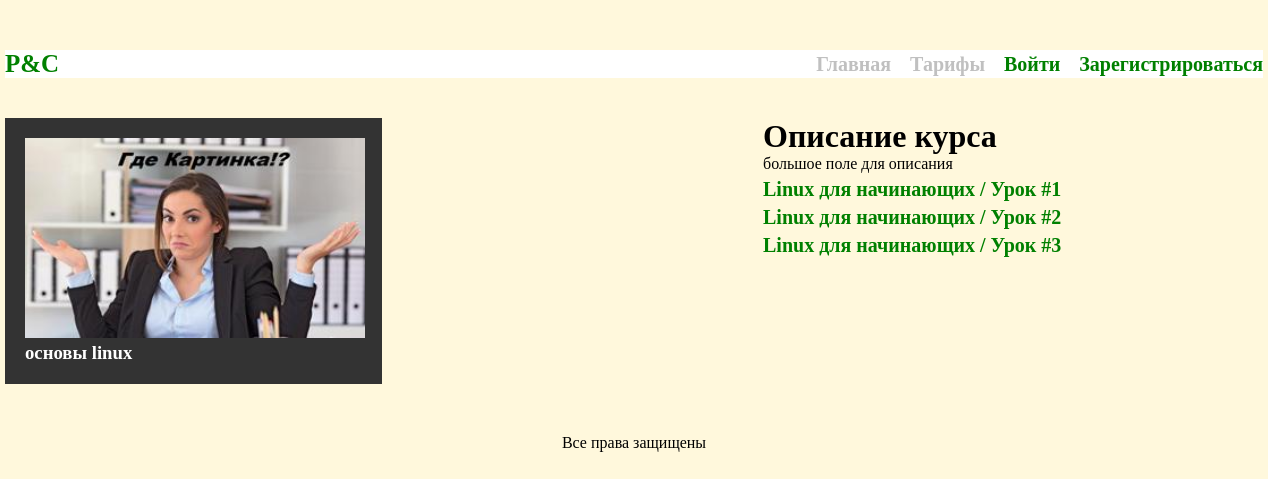
Screenshot of /course/linux/ with the database file from the repository.
### courses/models.py (models this page shows, shortened)
class Course(models.Model):
    slug = models.SlugField("Уникальное название курса",unique=True)
    title = models.CharField("Название курса",max_length=100)
    desc = models.TextField("Описание курса")
    image = models.ImageField("Изображение",default="default.jpg", upload_to="courses_images")
    def __str__(self):
        return self.title

class Lesson(models.Model):
    slug = models.SlugField('Уникальное название курса',unique=True)
    title = models.CharField(" Название урока", max_length=100)
    desc = models.TextField("Описание урока")
    course = models.ForeignKey(Course,on_delete=models.CASCADE, verbose_name="От какова курса")
    number = models.IntegerField("Номер урока")
    video = models.CharField("Видео юрл", max_length=100,)
    def get_absolute_url(self):
        return reverse("lesson-page", kwargs={"slug": self.course.slug, 'lesson_slug': self.slug})

### courses/views.py (the view)
# urls.py: path('course/<slug>/', views.CoursePage.as_view(), name='course-page'),
class CoursePage(DetailView):
    model = Course
    template_name = 'courses/course_detail.html'
    def get_context_data(self, **kwargs):
        ctx = super(CoursePage, self).get_context_data(**kwargs)
        course = Course.objects.filter(slug=self.kwargs['slug']).first()
        ctx['title'] = course
        ctx['lessons'] = Lesson.objects.filter(course=course).order_by('number')
        return ctx

### templates/courses/course_detail.html (shortened to what this page needs)
{% extends 'layout.html' %}
{% block main %}
<div class="courses container">
            <div class="course">
                {% if object.image%}
                <img src="{{ object.image.url}}" alt="{{object.title}}">
                {% else%}
                <img src="/pictures/default.jpg" alt="{{object.title}}">
                {% endif%}
                <h3>{{object.title}}</h3>
            </div>
            <div class="aside">
                <h1>Описание курса</h1>
                <p>{{ object.desc}}</p>
                <ul class="spisok">
                    {% for el in lessons%}
                    <li><a href="{{el.get_absolute_url}}"> {{ el.title}}</a></li>
                    {% endfor%}
                </ul>
            </div>
</div>
{% endblock%}

### static/css/style.css (style rules this page uses)
* { margin: 0; padding: 0; }
body { background-color: cornsilk; font-weight: 300; }
.container { width: 1258px; margin: 0 auto; }
.courses { display: flex; justify-content: space-between; margin-top: 40px; }
.courses .course { background: #333333; padding: 20px; box-sizing: border-box; width: 30%; color: #fff; }
.aside { width: 500px; }
.spisok { list-style: none; }
.spisok, li ,a { margin-top: 5px; font-size: 20px; color: green; text-decoration: none; transition: color 500ms ease; font-weight: bold; }
.spisok, li ,a:hover { color: red; }
.courses .course img { width: 340px; height: 200px; }

### rows the page displays
Course: image (placeholder picture), title "основы linux", desc "большое поле для описания"
Lesson: title "Linux для начинающих / Урок #1"
Lesson: title "Linux для начинающих / Урок #2"
Lesson: title "Linux для начинающих / Урок #3"
